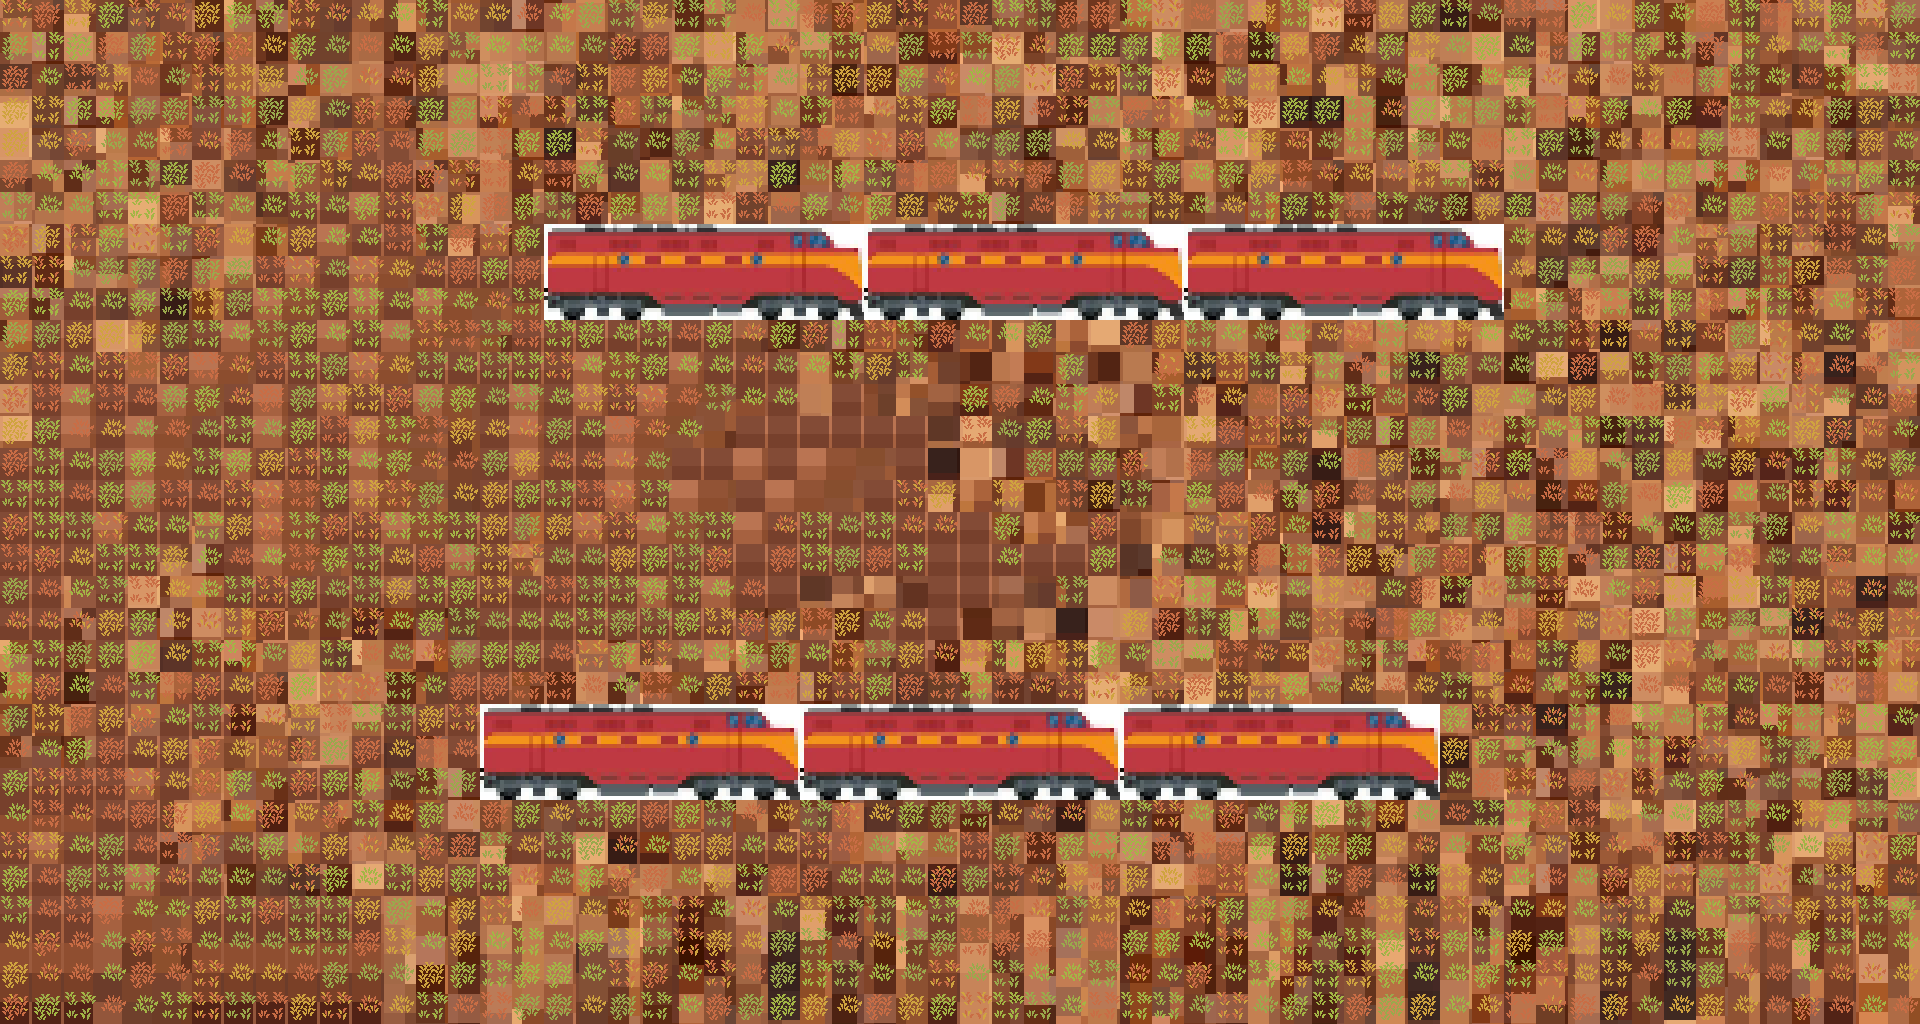

Below is a game level as drawn by its tile map, then a one-line description and the .tmx that defines it (tile-layer data replaced by summaries):
An orthogonal 60x32 tile map with 32x32 px tiles, 3 tile layers (Tile Layer 2, Tile Layer 1, Tile Layer 3), 3 tilesets and 4 objects.

<map version="1.8" tiledversion="1.8.0" orientation="orthogonal" renderorder="right-down" width="60" height="32" tilewidth="32" tileheight="32" infinite="0" nextlayerid="5" nextobjectid="12">
 <tileset firstgid="1" source="temp.tsx" />
 <tileset firstgid="271" source="sand2.tsx" />
 <tileset firstgid="352" source="train.tsx" />
 <layer id="3" name="Tile Layer 2" width="60" height="32">
  <data>[1920 cells, 1807 non-empty, 81 distinct tile ids]</data>
 </layer>
 <layer id="1" name="Tile Layer 1" width="60" height="32">
  <data>[1920 cells, 1845 non-empty, 18 distinct tile ids]</data>
 </layer>
 <layer id="4" name="Tile Layer 3" width="60" height="32">
  <data>[1920 cells, 180 non-empty, 30 distinct tile ids]</data>
 </layer>
 <objectgroup id="2" name="ground">
  <object id="2" x="448" y="96" width="224" height="832" />
  <object id="3" x="352" y="96" width="1280" height="224" />
  <object id="4" x="256" y="704" width="1568" height="128" />
  <object id="10" x="1216" y="96" width="256" height="768" />
 </objectgroup>
</map>